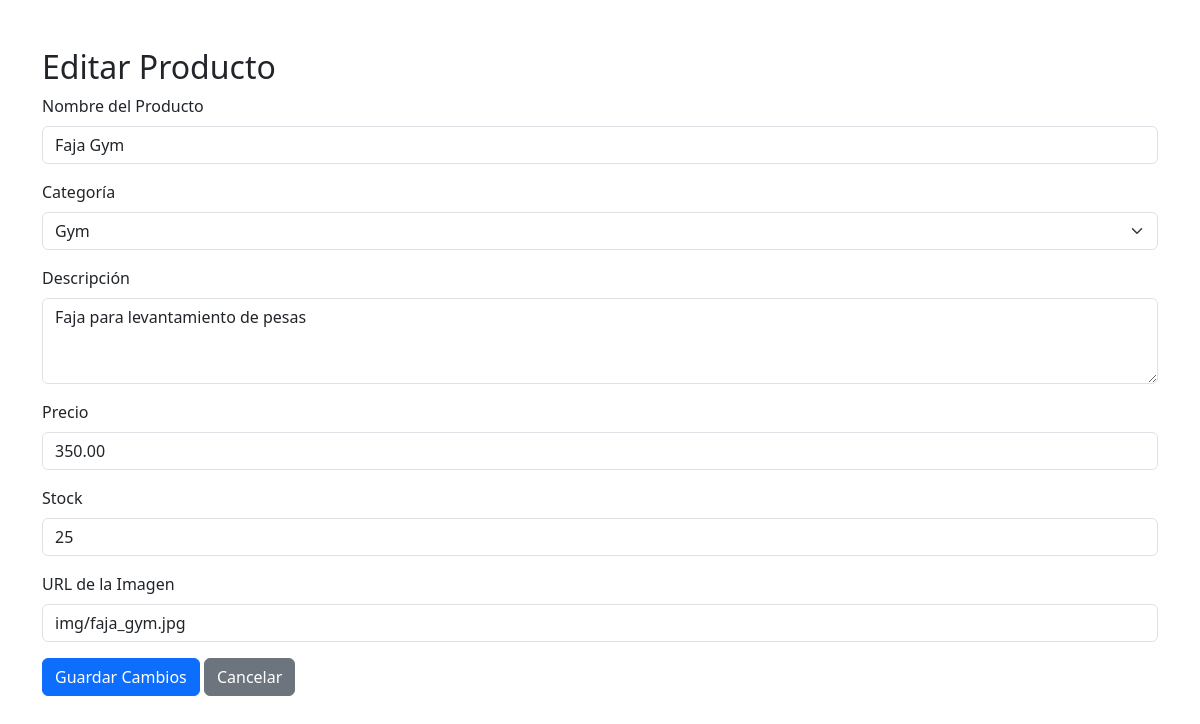
Screenshot of /editar_producto.php?id_producto=4 with the database file from the repository.
### tables this page shows
CREATE TABLE `productos` (
  `id_producto` int(11) NOT NULL,
  `id_categoria` int(11) NOT NULL,
  `nombre_producto` varchar(255) NOT NULL,
  `descripcion` text DEFAULT NULL,
  `precio` decimal(10,2) NOT NULL,
  `stock` int(11) NOT NULL DEFAULT 0,
  `imagen_url` text DEFAULT NULL
);

### editar_producto.php (the view, shortened to what this page needs)
<?php
include 'conexion.php';
$id_producto = intval($_GET['id_producto']);
$sql_producto = "SELECT * FROM productos WHERE id_producto = ?";
$stmt_producto = $conn->prepare($sql_producto);
$stmt_producto->bind_param("i", $id_producto);
$stmt_producto->execute();
$result_producto = $stmt_producto->get_result();
$producto = $result_producto->fetch_assoc();
?>
<!DOCTYPE html>
<html lang="es">
<head>
    <link href="https://cdn.jsdelivr.net/npm/bootstrap@5.3.0/dist/css/bootstrap.min.css" rel="stylesheet">
</head>
<body>
    <div class="container mt-5">
        <h2>Editar Producto</h2>
        <form action="" method="POST">
            <div class="mb-3">
                <label for="nombre_producto" class="form-label">Nombre del Producto</label>
                <input type="text" class="form-control" id="nombre_producto" name="nombre_producto" value="<?php echo htmlspecialchars($producto['nombre_producto']); ?>" required>
            </div>
            <div class="mb-3">
                <label for="id_categoria" class="form-label">Categoría</label>
                <select class="form-select" id="id_categoria" name="id_categoria" required>
                    <?php
                    $sql_categorias = "SELECT * FROM categorias";
                    $result_categorias = $conn->query($sql_categorias);
                    while ($categoria = $result_categorias->fetch_assoc()) {
                        $selected = $categoria['id_categoria'] === $producto['id_categoria'] ? 'selected' : '';
                        echo "<option value='{$categoria['id_categoria']}' $selected>{$categoria['nombre_categoria']}</option>";
                    }
                    ?>
                </select>
            </div>
            <div class="mb-3">
                <label for="descripcion" class="form-label">Descripción</label>
                <textarea class="form-control" id="descripcion" name="descripcion" rows="3" required><?php echo htmlspecialchars($producto['descripcion']); ?></textarea>
            </div>
            <div class="mb-3">
                <label for="precio" class="form-label">Precio</label>
                <input type="number" class="form-control" id="precio" name="precio" step="0.01" value="<?php echo htmlspecialchars($producto['precio']); ?>" required>
            </div>
            <div class="mb-3">
                <label for="stock" class="form-label">Stock</label>
                <input type="number" class="form-control" id="stock" name="stock" value="<?php echo htmlspecialchars($producto['stock']); ?>" required>
            </div>
            <div class="mb-3">
                <label for="imagen_url" class="form-label">URL de la Imagen</label>
                <input type="text" class="form-control" id="imagen_url" name="imagen_url" value="<?php echo htmlspecialchars($producto['imagen_url']); ?>" required>
            </div>
            <button type="submit" class="btn btn-primary">Guardar Cambios</button>
            <a href="dashboard_admin.php" class="btn btn-secondary">Cancelar</a>
        </form>
    </div>
</body>
</html>

### rows the page displays
productos: nombre_producto "Faja Gym", descripcion "Faja para levantamiento de pesas", precio "350.00", stock "25", imagen_url "img/faja_gym.jpg"

### other values shown
form field id_categoria "Gym"
